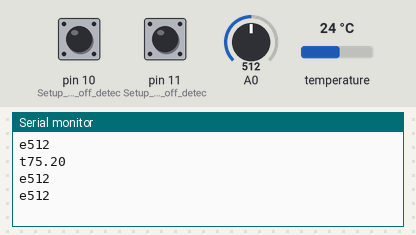
This sketch was run on a simulated Arduino Uno, built with avr-gcc and run on an emulated ATmega328P. On the bench: the last lines printed to the serial monitor. Inputs (shaded band) come from the test bench; at power-on: pin 10 (Setup_for_leads_off_detec) LOW, temperature 24 °C, A0 = 512, pin 11 (Setup_for_leads_off_detec) LOW.

Above: at 1.5 s.
1.6 s: pin 10 (Setup_for_leads_off_detec) pulled HIGH for 0.65 s
At 2.7 s:
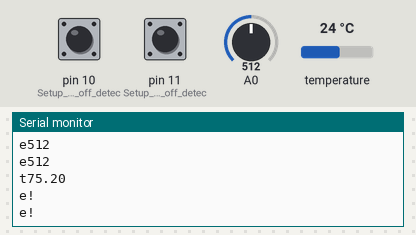
3.7 s: temperature set to 12 °C
At 4.8 s:
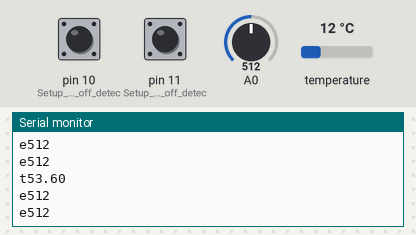
5.2 s: A0 set to 716
At 6.6 s:
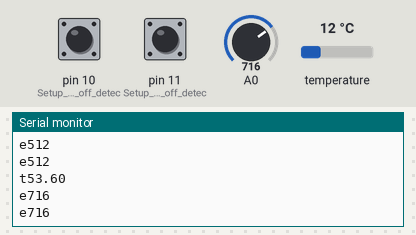
6.7 s: temperature set to 19 °C
At 7.8 s:
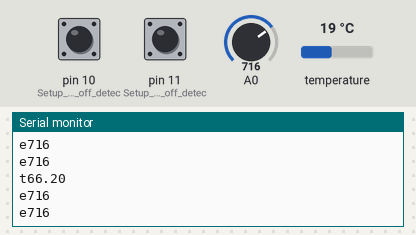
8.2 s: A0 set to 900
At 8.6 s:
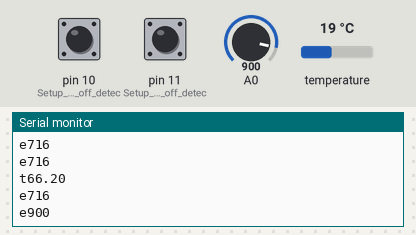
Timing chart, 0 to 10.7 s (numbered marks = the images above; inputs shaded):
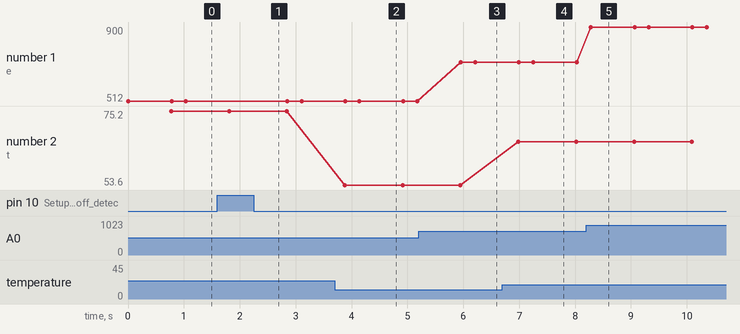

The sketch:

tempnecg_ino.ino
```cpp
#include <OneWire.h>

// OneWire DS18S20, DS18B20, DS1822 Temperature Example
//
// http://www.pjrc.com/teensy/td_libs_OneWire.html
//
// The DallasTemperature library can do all this work for you!
// http://milesburton.com/Dallas_Temperature_Control_Library

OneWire  ds(9);  // on pin 10 (a 4.7K resistor is necessary)

void setup(void) {
  Serial.begin(9600);
  pinMode(10, INPUT); // Setup for leads off detection LO +
  pinMode(11, INPUT); // Setup for leads off detection LO -
}

void loop(void) {

  // ECG procedure
  Serial.print('e');
  if((digitalRead(10) == 1)||(digitalRead(11) == 1)){
    Serial.println('!');
  }
  else{
    // send the value of analog input 0:
      Serial.println(analogRead(A0));
  }

  // Temperature procedure
  byte i;
  byte present = 0;
  byte type_s;
  byte data[12];
  byte addr[8];
  float celsius, fahrenheit;

  if ( !ds.search(addr)) {
  //  Serial.println("No more addresses.");
  //  Serial.println();
    ds.reset_search();
    delay(250);
    return;
  }

  //Serial.print("ROM =");
  for( i = 0; i < 8; i++) {
  //  Serial.write(' ');
  //  Serial.print(addr[i], HEX);
  }

  if (OneWire::crc8(addr, 7) != addr[7]) {
      Serial.println("CRC is not valid!");
      return;
  }
  //Serial.println();

  // the first ROM byte indicates which chip
  switch (addr[0]) {
    case 0x10:
     // Serial.println("  Chip = DS18S20");  // or old DS1820
      type_s = 1;
      break;
    case 0x28:
  //    Serial.println("  Chip = DS18B20");
      type_s = 0;
      break;
    case 0x22:
   //   Serial.println("  Chip = DS1822");
      type_s = 0;
      break;
    default:
      Serial.println("Device is not a DS18x20 family device.");
      return;
  }

  ds.reset();
  ds.select(addr);
  ds.write(0x44, 1);        // start conversion, with parasite power on at the end

  delay(750);     // maybe 750ms is enough, maybe not
  // we might do a ds.depower() here, but the reset will take care of it.

  present = ds.reset();
  ds.select(addr);
  ds.write(0xBE);         // Read Scratchpad

//  Serial.print("  Data = ");
//  Serial.print(present, HEX);
//  Serial.print(" ");
  for ( i = 0; i < 9; i++) {           // we need 9 bytes
    data[i] = ds.read();
  //  Serial.print(data[i], HEX);
  //  Serial.print(" ");
  }
 // Serial.print(" CRC=");
//  Serial.print(OneWire::crc8(data, 8), HEX);
 // Serial.println();

  // Convert the data to actual temperature
  // because the result is a 16 bit signed integer, it should
  // be stored to an "int16_t" type, which is always 16 bits
  // even when compiled on a 32 bit processor.
  int16_t raw = (data[1] << 8) | data[0];
  if (type_s) {
    raw = raw << 3; // 9 bit resolution default
    if (data[7] == 0x10) {
      // "count remain" gives full 12 bit resolution
      raw = (raw & 0xFFF0) + 12 - data[6];
    }
  } else {
    byte cfg = (data[4] & 0x60);
    // at lower res, the low bits are undefined, so let's zero them
    if (cfg == 0x00) raw = raw & ~7;  // 9 bit resolution, 93.75 ms
    else if (cfg == 0x20) raw = raw & ~3; // 10 bit res, 187.5 ms
    else if (cfg == 0x40) raw = raw & ~1; // 11 bit res, 375 ms
    //// default is 12 bit resolution, 750 ms conversion time
  }
  celsius = (float)raw / 16.0;
  fahrenheit = celsius * 1.8 + 32.0;
 // Serial.print("  Temperature = ");
 // Serial.print(celsius);
 // Serial.print(" Celsius, ");
  Serial.print('t');
  Serial.println(fahrenheit);
  //Serial.println(" Fahrenheit");
}
```

Measured:
- after the input at 1.6 s, the serial monitor: prints a new line after 0.22 s (image 1)
- after the input at 3.7 s, the serial monitor: prints a new line after 0.18 s (image 2)
- after the input at 5.2 s, the serial monitor: prints a new line after 0.76 s (image 3)
- after the input at 6.7 s, the serial monitor: prints a new line after 0.28 s (image 4)
- after the input at 8.2 s, the serial monitor: prints a new line after 0.08 s (image 5)
- plotted number 1: 512 → 716 after the input at 5.2 s, 716 → 900 after the input at 8.2 s
- plotted number 2: 75.2 → 53.6 after the input at 3.7 s, 53.6 → 66.2 after the input at 6.7 s
